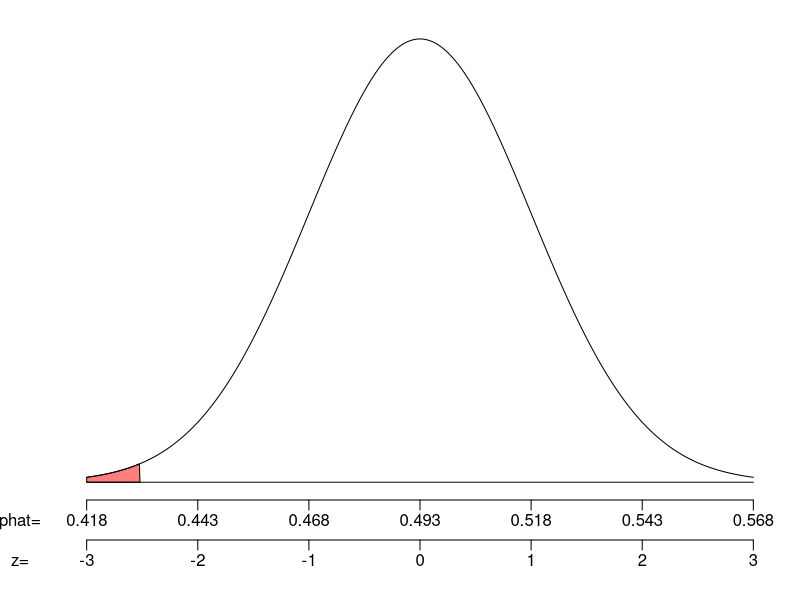

The R source for this figure:
## ---- chunk 1
## DATA GENERATION
options(scipen=999)
alpha = sample(c(0.1,0.05,0.025,0.02,0.01),1)
zstar = qnorm(alpha)
azs = abs(zstar)

dis = 0.3
dis2 = 2*dis/3

while(T){
    p = round(runif(1,0.09,0.91),3)
    n = sample(1:10,1) * 10^sample(0:3,1)
    se = signif(sqrt(p*(1-p)/n),3)
    if (n*p>10 & n*(1-p)>10 & sqrt(n*p*(1-p))>7)
    {
        break
    }
}
z = round(runif(1,azs-dis2,azs+dis),2) * (-1) #sample(c(-1,-1,-1,-1,-1,1),1)
phat = signif(p+z*se,3)
ns = round(phat*n)
phat = signif(ns/n,3)
z = round((phat-p)/se,2)
Pr = round(pnorm(z),4)

if (Pr<alpha)
{
    wrd3 = 'reject'
    sym = '<'
    ans = "We think our strain is more resistant than common corn."
} else {
    wrd3 = 'retain'
    sym = '>'
    ans = "We think our strain might just be as resistant as common corn."
}

## ---- chunk 2
par(mar=c(5,3,1,1))
zs = seq(-3,3,length=1000)
ys = dnorm(zs)
plot(zs, ys, 'l',xlim = c(-3,3), ylim = c(0,0.4),
     ann=FALSE,xaxt="n",yaxt="n",
     lwd=1,bty='n')
axis(side=1, line=0, at=-3:3, labels = FALSE)
mtext(signif(p+(-3:3)*se,3),side=1,line=0.5,at=-3:3)
mtext(c("phat="),line=0.5,side=1,at=-3.6)
axis(side=1, line=2,at=-3:3, labels = FALSE)
mtext(-3:3,side=1,line=2.5,at=-3:3)
mtext(c("z="),line=2.5,side=1,at=-3.6)
polygon(c(zs[zs<=z], z, -3),c(ys[zs<=z], 0, 0), col=rgb(1,0,0,0.5))
lines(c(-3,3),c(0,0),'l',lwd=1)
